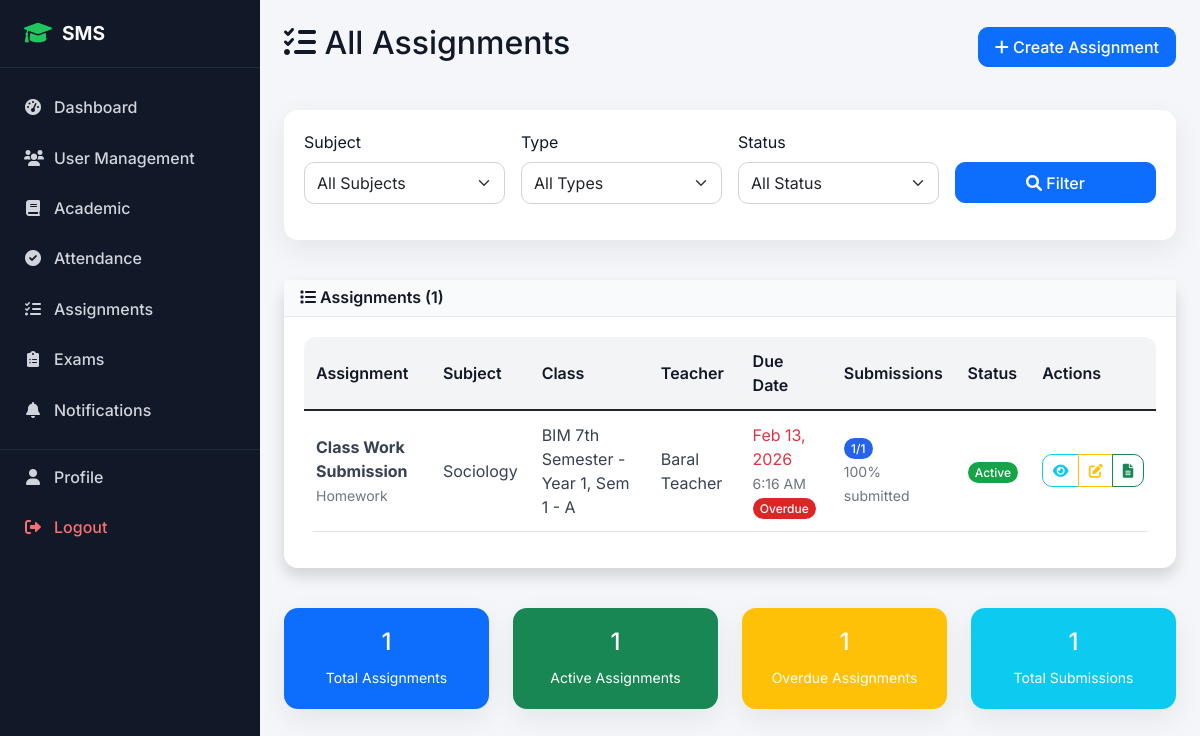
/academic/assignments/ (signed in), run on the app's committed database.
### academic/models.py (models this page shows, shortened)
class Assignment(models.Model):
    ASSIGNMENT_TYPES = (
        ('homework', 'Homework'),
        ('project', 'Project'),
        ('lab', 'Lab Work'),
        ('presentation', 'Presentation'),
        ('quiz', 'Quiz'),
    )
    title = models.CharField(max_length=200)
    description = models.TextField()
    assignment_type = models.CharField(max_length=20, choices=ASSIGNMENT_TYPES, default='homework')
    subject = models.ForeignKey(Subject, on_delete=models.CASCADE)
    class_assigned = models.ForeignKey(Class, on_delete=models.CASCADE)
    teacher = models.ForeignKey(TeacherProfile, on_delete=models.CASCADE)
    assigned_date = models.DateTimeField(auto_now_add=True)
    due_date = models.DateTimeField()
    max_marks = models.PositiveIntegerField(default=100)
    instructions = models.TextField(blank=True)
    attachment = models.FileField(upload_to='assignments/', blank=True, null=True)
    is_active = models.BooleanField(default=True)

class Subject(models.Model):
    name = models.CharField(max_length=100)
    code = models.CharField(max_length=20, unique=True)
    course = models.ForeignKey(Course, on_delete=models.CASCADE)
    semester = models.PositiveIntegerField()
    year = models.PositiveIntegerField()  # 1st year, 2nd year, etc.
    credits = models.PositiveIntegerField(default=3)
    description = models.TextField(blank=True)
    class Meta:
        unique_together = ['code', 'course']

class Class(models.Model):
    name = models.CharField(max_length=50)
    course = models.ForeignKey(Course, on_delete=models.CASCADE)
    year = models.PositiveIntegerField()  # 1st year, 2nd year, etc.
    semester = models.PositiveIntegerField()
    section = models.CharField(max_length=10)
    academic_year = models.ForeignKey(AcademicYear, on_delete=models.CASCADE)
    class_teacher = models.ForeignKey(TeacherProfile, on_delete=models.SET_NULL, null=True, blank=True, related_name='class_teacher_for')
    class Meta:
        unique_together = ['course', 'year', 'semester', 'section', 'academic_year']

### accounts/models.py (models this page shows, shortened)
class TeacherProfile(models.Model):
    user = models.OneToOneField(User, on_delete=models.CASCADE, related_name='teacher_profile')
    employee_id = models.CharField(max_length=20, unique=True)
    qualification = models.CharField(max_length=200)
    experience_years = models.PositiveIntegerField(default=0)
    specialization = models.CharField(max_length=100)
    joining_date = models.DateField()

class User(AbstractUser):
    USER_TYPE_CHOICES = (
        ('admin', 'Admin'),
        ('student', 'Student'),
        ('teacher', 'Teacher'),
        ('parent', 'Parent'),
    )
    user_type = models.CharField(max_length=10, choices=USER_TYPE_CHOICES)
    phone_regex = RegexValidator(regex=r'^\+?1?\d{9,15}$', message="Phone number must be entered in the format: '+999999999'. Up to 15 digits allowed.")
    phone_number = models.CharField(validators=[phone_regex], max_length=17, blank=True)
    address = models.TextField(blank=True)
    date_of_birth = models.DateField(null=True, blank=True)
    profile_picture = models.ImageField(upload_to='profile_pics/', blank=True, null=True)
    is_active = models.BooleanField(default=True)
    created_at = models.DateTimeField(auto_now_add=True)
    updated_at = models.DateTimeField(auto_now=True)

### academic/views.py (the view)
# urls.py: path('assignments/', views.assignment_list, name='assignment_list'),
@login_required
@user_passes_test(is_teacher_or_admin)
def assignment_list(request):
    from django.utils import timezone
    from django.db.models import Q
    today = timezone.now()
    assignments = Assignment.objects.select_related(
        'subject', 'class_assigned', 'teacher__user'
    ).annotate(
        submission_count=Count('assignmentsubmission')
    )
    if request.user.user_type == 'teacher':
        assignments = assignments.filter(teacher=request.user.teacher_profile)
    subject_filter = request.GET.get('subject')
    type_filter = request.GET.get('assignment_type')
    status_filter = request.GET.get('status')
    if subject_filter:
        assignments = assignments.filter(subject_id=subject_filter)
    if type_filter:
        assignments = assignments.filter(assignment_type=type_filter)
    if status_filter:
        if status_filter == 'active':
            assignments = assignments.filter(is_active=True)
        elif status_filter == 'inactive':
            assignments = assignments.filter(is_active=False)
    assignments = assignments.order_by('-assigned_date', 'due_date')
    if request.user.user_type == 'teacher':
        teacher_assignments = TeacherSubjectAssignment.objects.filter(teacher=request.user.teacher_profile)
        subjects = Subject.objects.filter(id__in=teacher_assignments.values_list('subject_id', flat=True))
    else:
        subjects = Subject.objects.all()
    active_count = assignments.filter(is_active=True).count()
    overdue_count = assignments.filter(due_date__lt=today, is_active=True).count()
    total_submissions = sum(assignment.submission_count for assignment in assignments)
    context = {
        'assignments': assignments,
        'subjects': subjects,
        'subject_filter': subject_filter,
        'type_filter': type_filter,
        'status_filter': status_filter,
        'active_count': active_count,
        'overdue_count': overdue_count,
        'total_submissions': total_submissions,
        'today': today,
        'can_create': request.user.user_type in ['admin', 'teacher']
    }
    return render(request, 'academic/assignment_list.html', context)

### templates/academic/assignment_list.html (shortened to what this page needs)
{% extends 'base.html' %}
{% block content %}
<div class="row">
    <div class="col-12">
        <div class="d-flex justify-content-between align-items-center mb-4">
            <h2><i class="fas fa-tasks"></i>
                {% if user.user_type == 'teacher' %}My Assignments{% else %}All Assignments{% endif %}
            </h2>
            {% if user.user_type == 'teacher' or user.user_type == 'admin' %}
            <a href="{% url 'academic:create_assignment' %}" class="btn btn-primary">
                <i class="fas fa-plus"></i> Create Assignment
            </a>
            {% endif %}
        </div>
    </div>
</div>
<div class="row mb-4">
    <div class="col-12">
        <div class="card">
            <div class="card-body">
                <form method="get" class="row g-3">
                    <div class="col-md-3">
                        <label for="subject" class="form-label">Subject</label>
                        <select name="subject" id="subject" class="form-select">
                            <option value="">All Subjects</option>
                        </select>
                    </div>
                    <div class="col-md-3">
                        <label for="assignment_type" class="form-label">Type</label>
                        <select name="assignment_type" id="assignment_type" class="form-select">
                            <option value="">All Types</option>
                        </select>
                    </div>
                    <div class="col-md-3">
                        <label for="status" class="form-label">Status</label>
                        <select name="status" id="status" class="form-select">
                            <option value="">All Status</option>
                        </select>
                    </div>
                    <div class="col-md-3">
                        <label class="form-label">&nbsp;</label>
                        <div class="d-grid">
                            <button type="submit" class="btn btn-primary">
                                <i class="fas fa-search"></i> Filter
                            </button>
                        </div>
                    </div>
                </form>
            </div>
        </div>
    </div>
</div>
<div class="row">
    <div class="col-12">
        <div class="card shadow">
            <div class="card-header bg-primary text-white">
                <h6 class="m-0"><i class="fas fa-list"></i> Assignments ({{ assignments.count }})</h6>
            </div>
            <div class="card-body">
                {% if assignments %}
                <div class="table-responsive">
                    <table class="table table-hover">
                        <thead>
                            <tr>
                                <th>Assignment</th>
                                <th>Subject</th>
                                <th>Class</th>
                                {% if user.user_type == 'admin' %}
                                <th>Teacher</th>
                                {% endif %}
                                <th>Due Date</th>
                                <th>Submissions</th>
                                <th>Status</th>
                                <th>Actions</th>
                            </tr>
                        </thead>
                        <tbody>
                            {% for assignment in assignments %}
                            <tr>
                                <td>
                                    <div>
                                        <strong>{{ assignment.title }}</strong>
                                        <br><small class="text-muted">{{ assignment.assignment_type|title }}</small>
                                    </div>
                                </td>
                                <td>{{ assignment.subject.name }}</td>
                                <td>{{ assignment.class_assigned.name }}</td>
                                {% if user.user_type == 'admin' %}
                                <td>{{ assignment.teacher.user.get_full_name|default:assignment.teacher.user.username }}</td>
                                {% endif %}
                                <td>
                                    <span class="{% if assignment.due_date < today %}text-danger{% else %}text-info{% endif %}">
                                        {{ assignment.due_date|date:"M d, Y" }}
                                    </span>
                                    <br><small class="text-muted">{{ assignment.due_date|date:"g:i A" }}</small>
                                    {% if assignment.due_date < today %}
                                        <br><span class="badge bg-danger">Overdue</span>
                                    {% endif %}
                                </td>
                                <td>
                                    {% with total_students=assignment.class_assigned.studentenrollment_set.count %}
                                        {% with submitted=assignment.assignmentsubmission_set.count %}
                                        <span class="badge bg-primary">{{ submitted }}/{{ total_students }}</span>
                                        <br><small class="text-muted">
                                            {% if total_students > 0 %}
                                                {% widthratio submitted total_students 100 %}% submitted
                                            {% else %}
                                                No students
                                            {% endif %}
                                        </small>
                                        {% endwith %}
                                    {% endwith %}
                                </td>
                                <td>
                                    {% if assignment.is_active %}
                                        <span class="badge bg-success">Active</span>
                                    {% else %}
                                        <span class="badge bg-secondary">Inactive</span>
                                    {% endif %}
                                </td>
                                <td>
                                    <div class="btn-group" role="group">
                                        <a href="{% url 'academic:assignment_detail' assignment.id %}" class="btn btn-sm btn-outline-info" title="View Details">
                                            <i class="fas fa-eye"></i>
                                        </a>
                                        {% if user.user_type == 'teacher' and assignment.teacher == user.teacher_profile or user.user_type == 'admin' %}
                                        <a href="{% url 'academic:edit_assignment' assignment.id %}" class="btn btn-sm btn-outline-warning" title="Edit">
                                            <i class="fas fa-edit"></i>
                                        </a>
                                        <a href="{% url 'academic:assignment_submissions' assignment.id %}" class="btn btn-sm btn-outline-success" title="Submissions">
                                            <i class="fas fa-file-alt"></i>
                                        </a>
                                        {% endif %}
                                    </div>
                                </td>
                            </tr>
                            {% endfor %}
                        </tbody>
                    </table>
                </div>
                {% endif %}
            </div>
        </div>
    </div>
</div>
{% if assignments %}
<div class="row mt-4">
    <div class="col-md-3">
        <div class="card bg-primary text-white">
            <div class="card-body text-center">
                <h4>{{ assignments.count }}</h4>
                <small>Total Assignments</small>
            </div>
        </div>
    </div>
    <div class="col-md-3">
        <div class="card bg-success text-white">
            <div class="card-body text-center">
                <h4>{{ active_count }}</h4>
                <small>Active Assignments</small>
            </div>
        </div>
    </div>
    <div class="col-md-3">
        <div class="card bg-warning text-white">
            <div class="card-body text-center">
                <h4>{{ overdue_count }}</h4>
                <small>Overdue Assignments</small>
            </div>
        </div>
    </div>
    <div class="col-md-3">
        <div class="card bg-info text-white">
            <div class="card-body text-center">
                <h4>{{ total_submissions }}</h4>
                <small>Total Submissions</small>
            </div>
        </div>
    </div>
</div>
{% endif %}
{% endblock %}

### data on the page
Assignment: title "Class Work Submission", assignment_type "Homework", subject.name "Sociology", class_assigned.name "BIM 7th Semester - Year 1, Sem 1 - A", teacher.user.get_full_name "Baral Teacher", due_date "Feb 13, 2026", due_date "6:16 AM", shows "Overdue", assignmentsubmission_set.count "1", class_assigned.studentenrollment_set.count "1", widthratio "100", shows "Active"

### other printed values
{{ assignments.count }} "1"
{{ active_count }} "1"
{{ overdue_count }} "1"
{{ total_submissions }} "1"
